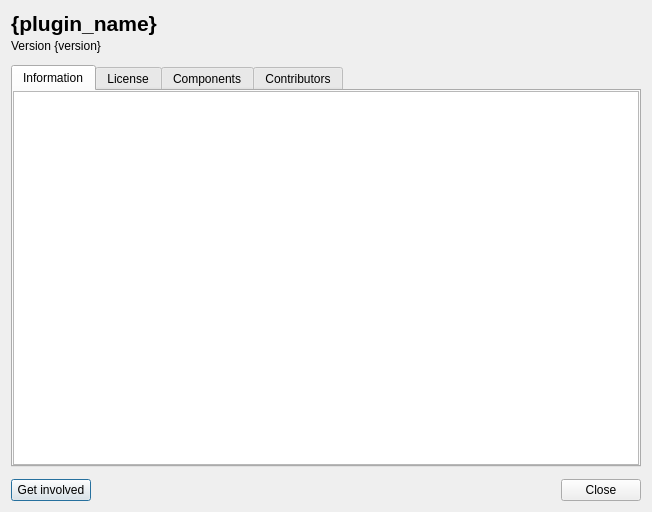
<?xml version="1.0" encoding="UTF-8"?>
<ui version="4.0">
 <class>AboutDialogBase</class>
 <widget class="QDialog" name="AboutDialogBase">
  <property name="geometry">
   <rect>
    <x>0</x>
    <y>0</y>
    <width>652</width>
    <height>512</height>
   </rect>
  </property>
  <property name="windowTitle">
   <string>About {plugin_name}</string>
  </property>
  <layout class="QGridLayout" name="gridLayout" columnstretch="0">
   <property name="verticalSpacing">
    <number>12</number>
   </property>
   <item row="2" column="0">
    <widget class="QTabWidget" name="tab_widget">
     <property name="tabPosition">
      <enum>QTabWidget::North</enum>
     </property>
     <property name="currentIndex">
      <number>0</number>
     </property>
     <property name="documentMode">
      <bool>false</bool>
     </property>
     <widget class="QWidget" name="information_tab">
      <attribute name="title">
       <string>Information</string>
      </attribute>
      <layout class="QVBoxLayout" name="verticalLayout">
       <property name="leftMargin">
        <number>0</number>
       </property>
       <property name="topMargin">
        <number>0</number>
       </property>
       <property name="rightMargin">
        <number>0</number>
       </property>
       <property name="bottomMargin">
        <number>0</number>
       </property>
       <item>
        <widget class="QTextBrowser" name="about_text_browser">
         <property name="readOnly">
          <bool>true</bool>
         </property>
         <property name="html">
          <string>&lt;!DOCTYPE HTML PUBLIC &quot;-//W3C//DTD HTML 4.0//EN&quot; &quot;http://www.w3.org/TR/REC-html40/strict.dtd&quot;&gt;
&lt;html&gt;&lt;head&gt;&lt;meta name=&quot;qrichtext&quot; content=&quot;1&quot; /&gt;&lt;style type=&quot;text/css&quot;&gt;
p, li { white-space: pre-wrap; }
&lt;/style&gt;&lt;/head&gt;&lt;body style=&quot; font-family:'Sans Serif'; font-size:9pt; font-weight:400; font-style:normal;&quot;&gt;
&lt;p style=&quot;-qt-paragraph-type:empty; margin-top:0px; margin-bottom:0px; margin-left:0px; margin-right:0px; -qt-block-indent:0; text-indent:0px;&quot;&gt;&lt;br /&gt;&lt;/p&gt;&lt;/body&gt;&lt;/html&gt;</string>
         </property>
         <property name="textInteractionFlags">
          <set>Qt::LinksAccessibleByMouse|Qt::TextSelectableByMouse</set>
         </property>
         <property name="openExternalLinks">
          <bool>true</bool>
         </property>
        </widget>
       </item>
      </layout>
     </widget>
     <widget class="QWidget" name="license_tab">
      <attribute name="title">
       <string>License</string>
      </attribute>
      <layout class="QVBoxLayout" name="verticalLayout_3">
       <property name="leftMargin">
        <number>0</number>
       </property>
       <property name="topMargin">
        <number>0</number>
       </property>
       <property name="rightMargin">
        <number>0</number>
       </property>
       <property name="bottomMargin">
        <number>0</number>
       </property>
       <item>
        <widget class="QTextBrowser" name="license_text_browser"/>
       </item>
      </layout>
     </widget>
     <widget class="QWidget" name="components_tab">
      <attribute name="title">
       <string>Components</string>
      </attribute>
      <layout class="QVBoxLayout" name="verticalLayout_5">
       <property name="leftMargin">
        <number>0</number>
       </property>
       <property name="topMargin">
        <number>0</number>
       </property>
       <property name="rightMargin">
        <number>0</number>
       </property>
       <property name="bottomMargin">
        <number>0</number>
       </property>
       <item>
        <widget class="QTextBrowser" name="components_text_browser"/>
       </item>
      </layout>
     </widget>
     <widget class="QWidget" name="contributors_tab">
      <attribute name="title">
       <string>Contributors</string>
      </attribute>
      <layout class="QVBoxLayout" name="verticalLayout_4">
       <property name="leftMargin">
        <number>0</number>
       </property>
       <property name="topMargin">
        <number>0</number>
       </property>
       <property name="rightMargin">
        <number>0</number>
       </property>
       <property name="bottomMargin">
        <number>0</number>
       </property>
       <item>
        <widget class="QTextBrowser" name="contributors_text_browser"/>
       </item>
      </layout>
     </widget>
    </widget>
   </item>
   <item row="0" column="0">
    <layout class="QHBoxLayout" name="header_layout">
     <property name="spacing">
      <number>9</number>
     </property>
     <item>
      <layout class="QVBoxLayout" name="info_layout">
       <property name="spacing">
        <number>3</number>
       </property>
       <item>
        <widget class="QLabel" name="plugin_name_label">
         <property name="font">
          <font>
           <pointsize>16</pointsize>
           <weight>75</weight>
           <bold>true</bold>
          </font>
         </property>
         <property name="text">
          <string>{plugin_name}</string>
         </property>
         <property name="alignment">
          <set>Qt::AlignCenter</set>
         </property>
        </widget>
       </item>
       <item>
        <widget class="QLabel" name="version_label">
         <property name="text">
          <string>Version {version}</string>
         </property>
        </widget>
       </item>
      </layout>
     </item>
     <item>
      <spacer name="header_spacer">
       <property name="orientation">
        <enum>Qt::Horizontal</enum>
       </property>
       <property name="sizeHint" stdset="0">
        <size>
         <width>40</width>
         <height>20</height>
        </size>
       </property>
      </spacer>
     </item>
    </layout>
   </item>
   <item row="3" column="0">
    <layout class="QHBoxLayout" name="footer_layout">
     <property name="topMargin">
      <number>0</number>
     </property>
     <item>
      <widget class="QPushButton" name="get_involved_button">
       <property name="sizePolicy">
        <sizepolicy hsizetype="Minimum" vsizetype="Fixed">
         <horstretch>0</horstretch>
         <verstretch>0</verstretch>
        </sizepolicy>
       </property>
       <property name="text">
        <string>Get involved</string>
       </property>
      </widget>
     </item>
     <item>
      <widget class="QDialogButtonBox" name="button_box">
       <property name="orientation">
        <enum>Qt::Horizontal</enum>
       </property>
       <property name="standardButtons">
        <set>QDialogButtonBox::Close</set>
       </property>
      </widget>
     </item>
    </layout>
   </item>
  </layout>
 </widget>
 <resources/>
 <connections>
  <connection>
   <sender>button_box</sender>
   <signal>rejected()</signal>
   <receiver>AboutDialogBase</receiver>
   <slot>reject()</slot>
   <hints>
    <hint type="sourcelabel">
     <x>316</x>
     <y>260</y>
    </hint>
    <hint type="destinationlabel">
     <x>286</x>
     <y>274</y>
    </hint>
   </hints>
  </connection>
  <connection>
   <sender>button_box</sender>
   <signal>accepted()</signal>
   <receiver>AboutDialogBase</receiver>
   <slot>accept()</slot>
   <hints>
    <hint type="sourcelabel">
     <x>248</x>
     <y>254</y>
    </hint>
    <hint type="destinationlabel">
     <x>157</x>
     <y>274</y>
    </hint>
   </hints>
  </connection>
 </connections>
</ui>
